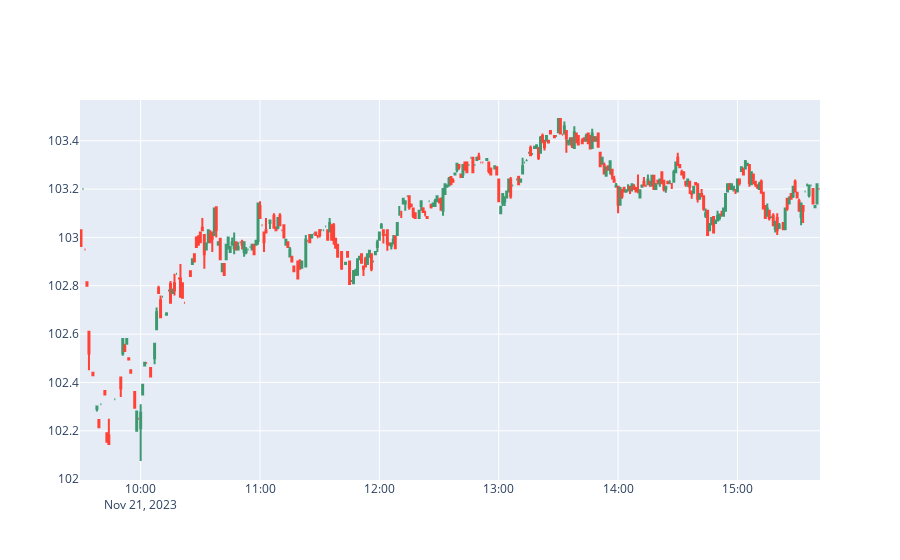
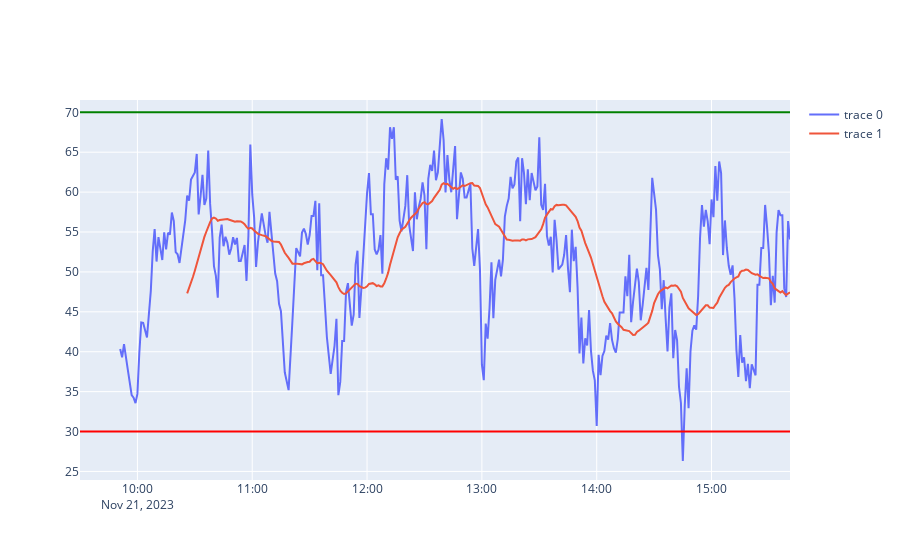

Notebook source saved alongside these figures, in order:
### Code cell
df = yf.download("DTE", period="1d", interval='1m')
#print(df.to_markdown())

opening_price = df["Open"].iloc[0]
closing_price = df["Close"].iloc[-1]

print("closing_price: ", closing_price)
print("openingprice: ", opening_price)
print("1d difference: ", ( closing_price - opening_price ) * 100 / opening_price )
rsi = talib.RSI(df["Close"])
sma = talib.SMA(rsi)
fig = go.Figure(data=[go.Candlestick(x=df.index,
                open=df['Open'],
                high=df['High'],
                low=df['Low'],
                close=df['Close'])])
fig.update_layout(xaxis_rangeslider_visible=False)
fig.update_xaxes(
    rangebreaks=[
        dict(bounds=[17, 9], pattern="hour"), #hide hours outside of 9am-5pm
    ]
)
fig.update_xaxes(
    rangebreaks=[
        dict(bounds=["sat", "sun"]), #hide weekends
        dict(values=["2015-12-25", "2016-01-01"])  # hide Christmas and New Year's
    ]
)
fig.show()

fig = go.Figure([go.Scatter(x=df.index, y=rsi), go.Scatter(x=df.index, y=sma)])
fig.add_hline(y=70, line=dict(color='Green'))
fig.add_hline(y=30, line=dict(color='Red'))
fig.update_xaxes(
    rangebreaks=[
        dict(bounds=["sat", "mon"]), #hide weekends
        dict(values=["2015-12-25", "2016-01-01"])  # hide Christmas and New Year's
    ]
)
fig.update_xaxes(
    rangebreaks=[
        dict(bounds=[17, 9], pattern="hour"), #hide hours outside of 9am-5pm
    ]
)
fig.show()

### Figure 1 — Plotly figure (JSON) as saved in the notebook; plotly's stock layout.template omitted (floating-point values rounded to 4 significant figures; data arrays with more than 128 entries replaced by an {"elided": "..."} marker saying what was removed)
{"data": [{"close": {"elided": "346 float values"}, "high": {"elided": "346 float values"}, "low": {"elided": "346 float values"}, "open": {"elided": "346 float values"}, "type": "candlestick", "x": {"elided": "346 str values"}}], "layout": {"xaxis": {"rangebreaks": [{"bounds": [17, 9], "pattern": "hour"}, {"values": ["2015-12-25", "2016-01-01"]}], "rangeslider": {"visible": false}}}}

### Figure 2 — Plotly figure (JSON) as saved in the notebook; plotly's stock layout.template omitted (floating-point values rounded to 4 significant figures; data arrays with more than 128 entries replaced by an {"elided": "..."} marker saying what was removed)
{"data": [{"type": "scatter", "x": {"elided": "346 str values"}, "y": {"elided": "346 float values"}}, {"type": "scatter", "x": {"elided": "346 str values"}, "y": {"elided": "346 float values"}}], "layout": {"shapes": [{"line": {"color": "Green"}, "type": "line", "x0": 0, "x1": 1, "xref": "x domain", "y0": 70, "y1": 70, "yref": "y"}, {"line": {"color": "Red"}, "type": "line", "x0": 0, "x1": 1, "xref": "x domain", "y0": 30, "y1": 30, "yref": "y"}], "xaxis": {"rangebreaks": [{"bounds": [17, 9], "pattern": "hour"}, {"bounds": [17, 9], "pattern": "hour", "values": ["2015-12-25", "2016-01-01"]}]}}}
